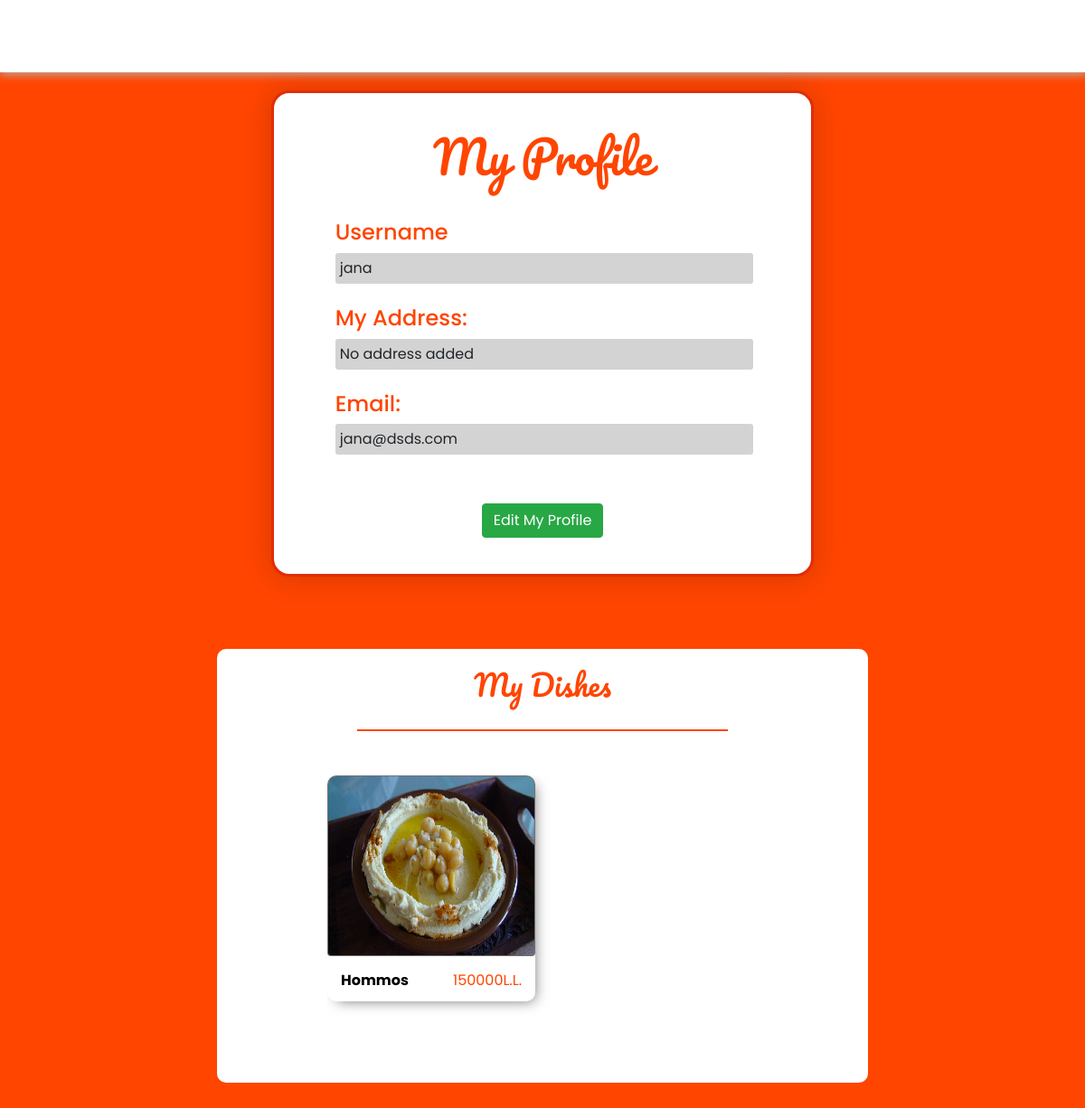
Before: /account.php (signed in) with the older database file.
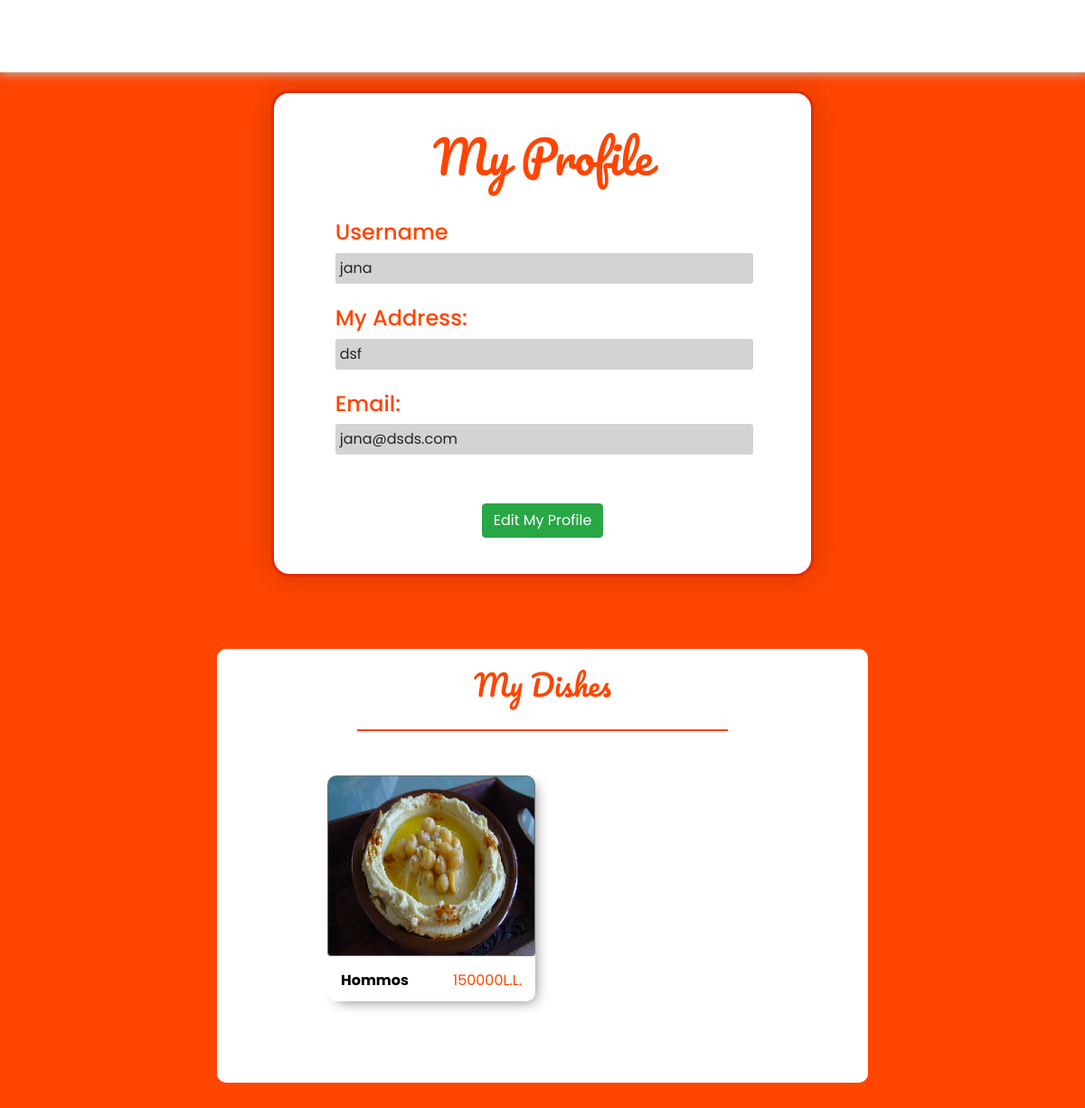
After: the same page with the newer database file.
### tables this page shows
CREATE TABLE `users` (
  `id` int(11) NOT NULL,
  `username` varchar(100) NOT NULL,
  `email` varchar(100) NOT NULL,
  `password` varchar(100) NOT NULL,
  `address` varchar(100) NOT NULL,
  `district` varchar(100) NOT NULL,
  `city` varchar(100) NOT NULL,
  `phone` varchar(100) NOT NULL
);

### account.php (the view, shortened to what this page needs)
<?php
include_once('config.php');
?>
<!DOCTYPE html>
<html>
<head>
  <link rel="stylesheet" href="https://cdnjs.cloudflare.com/ajax/libs/font-awesome/6.2.0/css/all.min.css" />
  <link rel="stylesheet" href="https://maxcdn.bootstrapcdn.com/bootstrap/4.5.2/css/bootstrap.min.css" />
  <link href="Profile.css" rel="stylesheet" />
  <link rel="stylesheet" href="search.css" />
  <link rel="stylesheet" href="account.css" />
  <link rel="stylesheet" href="navbar.css" />
  <link rel="stylesheet" href="footer.css" />
</head>
<body>
  <nav id="header">
  </nav>
  <div class="maincontainer" style="margin-top:100px; padding:20px;">
    <div class="maintext">
      <span class="profile">My Profile</span>
    </div>
    <div class="mainfixed" style="padding:20px;">
      <h4 style="color:orangered;">Username</h4>
      <div style="background-color:lightgrey; padding:5px; border-radius:3px; width:90%" contenteditable="false" id="usernamefield" name="username"><?php echo $_SESSION['username'] ?></div>
      <br>
      <h4 style="color:orangered;">My Address:</h4>
      <div style="background-color:lightgrey; padding:5px; border-radius:3px; width:90%" contenteditable="false" id="addressfield" name="address"><?php
$sql = "SELECT * FROM users WHERE username = '" . $_SESSION['username'] . "'";
        $query = $db->prepare($sql);
        $query->execute();
        $result = $query->fetchAll(PDO::FETCH_OBJ);
        if ($query->rowCount() > 0) {
          foreach ($result as $row) {
            if ($row->address == "") {
              echo "No address added";
            } else {
              echo $row->address;
             }
          }
        }
        ?></div>
      <br>
      <h4 style="color:orangered;">Email:</h4>
      <div style="background-color:lightgrey; padding:5px; border-radius:3px; width:90%" contenteditable="false" id="emailfield" name="email"><?php echo $_SESSION['email'] ?></div>
      <br />
    </div>
    <div class="buttons">
      <button class="btn btn-success" style="margin-bottom:10px; margin-top:10px;" id="editbtn"><span>Edit My Profile</span></button>
    </div>
  </div>
  <center>
    <div class="container">
      <div class="mydishesHeader">
        <h2 class="dishesAvailable">My Dishes</h2>
        <hr />
      </div>
      <div class="slider">
        <center>
          <div class="cardsList">
            <?php
            $sql = "SELECT * FROM dishes WHERE chefid LIKE '%{$_SESSION['username']}%'";
            $query = $db->prepare($sql);
            $query->execute();
            $result = $query->fetchAll(PDO::FETCH_OBJ);
            if ($query->rowCount() > 0) {
              foreach ($result as $row) {
                echo "
                <div class='cardContainer'>
                <a id='exists' href=" . "editing.php?dishid=$row->id" . ">
                <div class='card'>
                  <img src='imageUploads/$row->image' alt='' />
                </div>
                <div class='cardDescription'>
                  <div class='name' style='color:black;'>$row->name</div>
                  <div class='price'>".$row->price."L.L.</div>
                </div>
                </a>
              </div>
              ";
              }
            } else {
              echo "<center id='noexist'><h2 style='color: black;'>You have not posted a dish yet.</h2>
              <br>
              <a id='postingbtn' class='mt-3' href='posting.php'><button class='btn btn-success'>Add Dish</button></a></center>";
            }
            ?>
          </div>
        </center>
      </div>
    </div>
    <br>
    <br>
  </center>
</body>
</html>

Changed rows visible on the page:
changed users: address (not shown) → "dsf"; no longer shows "No address added"
